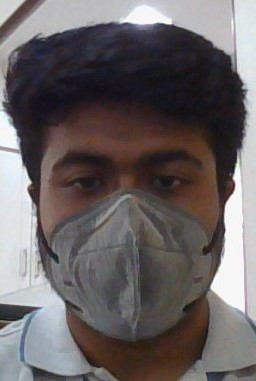
#> input picture Images/Face_Testing.jpg, 256 x 381 px
$ python -i Surf-detector.py   (imports and definitions only)
#> lines starting #> are read from the running program, lines starting #| are printed output that depends on the picture
#> further down, picture is the input picture: shape (381, 256, 3); mean B, G, R 99.3, 98.3, 104.5
import cv2
import matplotlib.pyplot as plt
import numpy as np

def surf_detector(test_image):
    image1 = cv2.imread('./Images/Face_Testing.jpg')
    # To recognize multiple images, create a list of images here

    image1 = cv2.cvtColor(image1, cv2.COLOR_BGR2RGB)

    # Convert the image to gray scale
    image1 = cv2.cvtColor(image1, cv2.COLOR_RGB2GRAY)
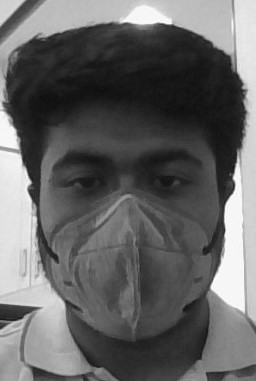
#> image1: shape (381, 256); min 15, max 255, mean 100.3

    # Add Scale Invariance and Rotational Invariance to test image
    test_image = cv2.pyrDown(test_image)
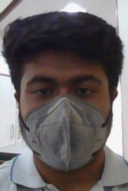
#> test_image: shape (191, 128, 3); mean of channels 0, 1, 2 99.4, 98.4, 104.6; drawn as B, G, R
    num_rows, num_cols = test_image.shape[:2]
#> num_rows = 191; num_cols = 128

    rotation_matrix = cv2.getRotationMatrix2D((num_cols/2, num_rows/2), 30, 1)
    test_image = cv2.warpAffine(test_image, rotation_matrix, (num_cols, num_rows))
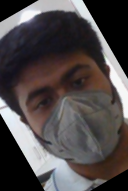
#> test_image: shape (191, 128, 3); mean of channels 0, 1, 2 74.4, 73.9, 79.7; drawn as B, G, R
    test_gray = cv2.cvtColor(test_image, cv2.COLOR_RGB2GRAY)
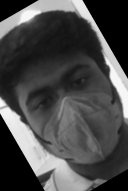
#> test_gray: shape (191, 128); min 0, max 248, mean 74.7

#> (the run stopped early here; a loop or call above may not have finished)
